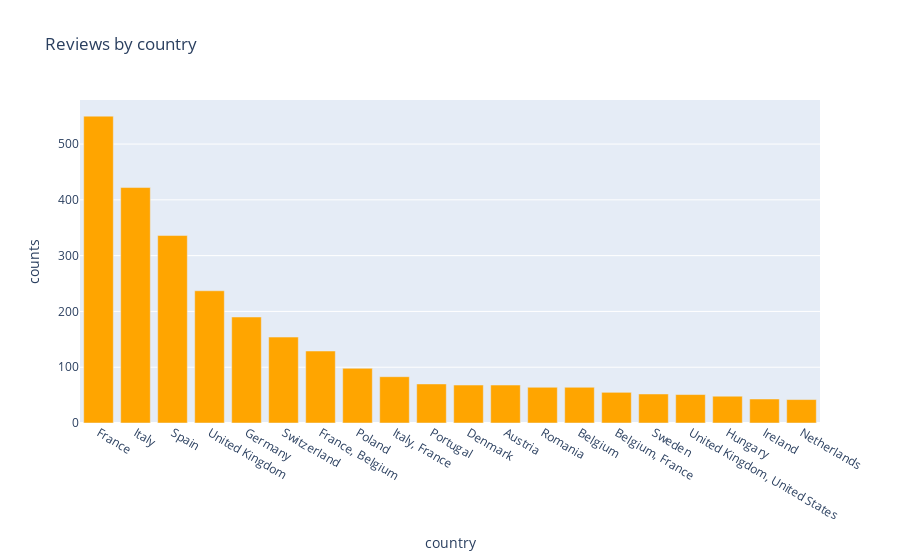

The notebook cell saved with this chart:
### Code cell
fig = px.bar(new_df, x='country', y='counts', color_discrete_sequence=['orange'], title="Reviews by country")
fig.show()

### Figure 1 — Plotly figure (JSON) as saved in the notebook; plotly's stock layout.template omitted (floating-point values rounded to 4 significant figures)
{"data": [{"alignmentgroup": "True", "hovertemplate": "country=%{x}<br>counts=%{y}<extra></extra>", "legendgroup": "", "marker": {"color": "orange", "pattern": {"shape": ""}}, "name": "", "offsetgroup": "", "orientation": "v", "showlegend": false, "textposition": "auto", "type": "bar", "x": ["France", "Italy", "Spain", "United Kingdom", "Germany", "Switzerland", "France, Belgium", "Poland", "Italy, France", "Portugal", "Denmark", "Austria", "Romania", "Belgium", "Belgium, France", "Sweden", "United Kingdom, United States", "Hungary", "Ireland", "Netherlands"], "xaxis": "x", "y": [550, 422, 336, 237, 190, 154, 129, 98, 83, 70, 68, 68, 64, 64, 55, 52, 51, 48, 43, 42], "yaxis": "y"}], "layout": {"barmode": "relative", "legend": {"tracegroupgap": 0}, "title": {"text": "Reviews by country"}, "xaxis": {"anchor": "y", "domain": [0, 1], "title": {"text": "country"}}, "yaxis": {"anchor": "x", "domain": [0, 1], "title": {"text": "counts"}}}}
